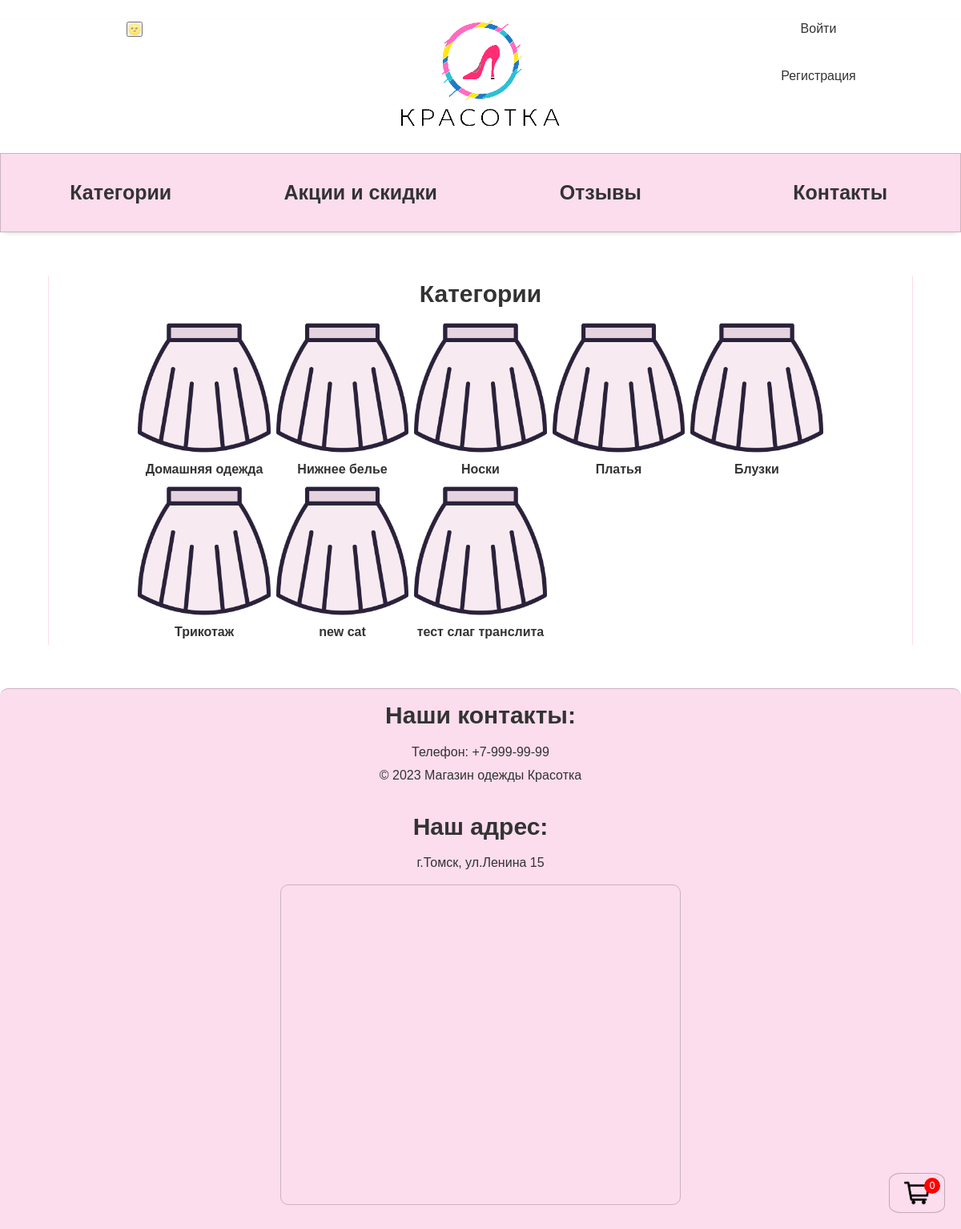
The app's page /category/, older data.
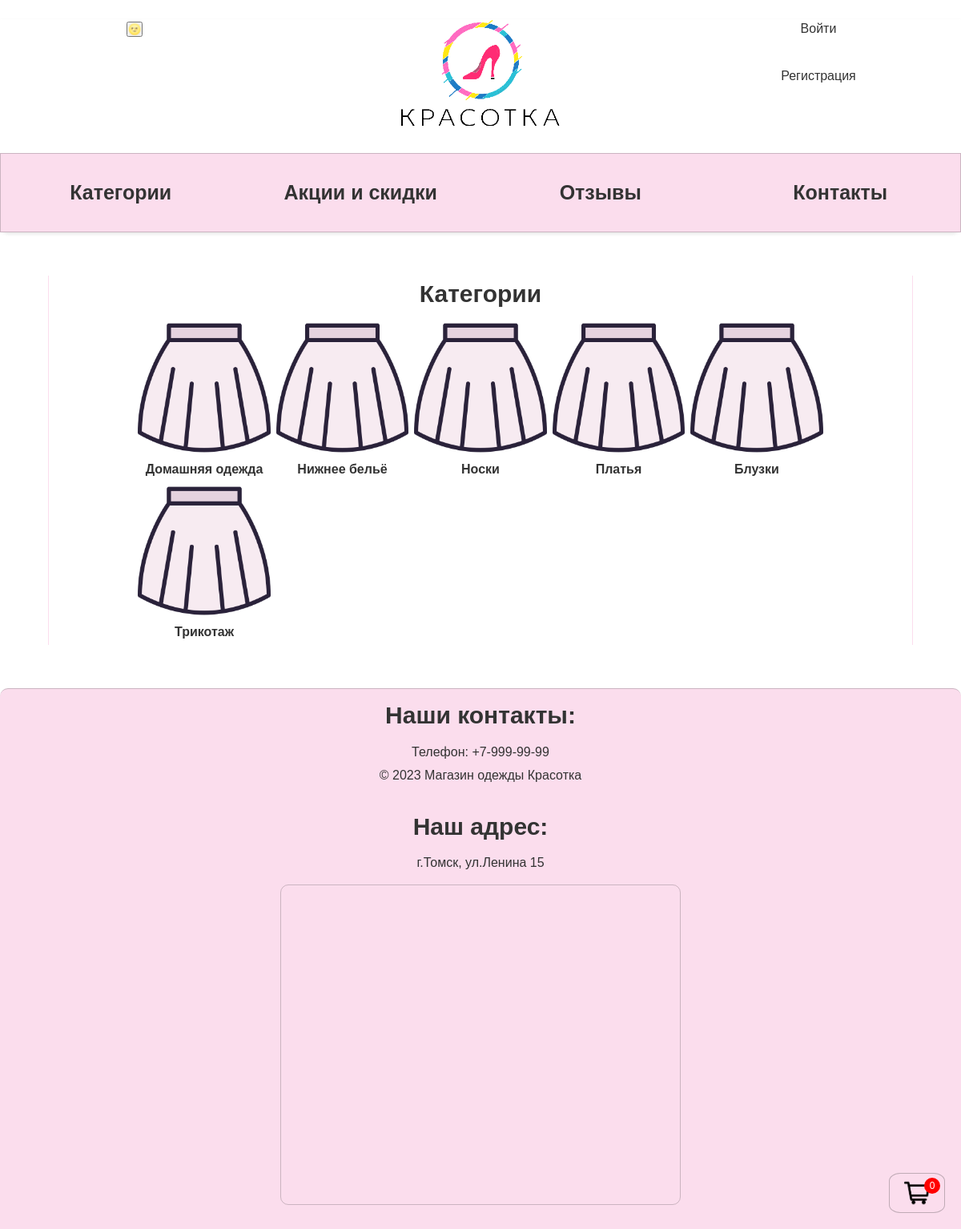
The same page, newer data.
### mainApp/models.py (models this page shows, shortened)
class Category(models.Model):
    name = models.CharField(max_length=100, verbose_name='Название категории')
    slug_name = models.SlugField(max_length=100, unique=True, verbose_name='Слаг', blank=True)
    class Meta:
        verbose_name = 'Категории'
        verbose_name_plural = 'Категории'

### mainApp/views.py (the view)
# urls.py: path('category/', Categorys.as_view(), name='category'),
class Categorys(ListView):
    def get(self, request, *args, **kwargs):
        categories = Category.objects.all()
        carts = get_cart_user(request)
        data = {
            'categories': categories,
            'carts': carts
        }
        return render(request, 'category.html', data)

### cart/models.py (called while the page is built)
    def total_quantity(self):
        if self:
            return sum(cart.quantity for cart in self)
        return 0

### cart/utils.py (called while the page is built)
def get_cart_user(request):
    if request.user.is_authenticated:
        return Cart.objects.filter(user=request.user)
    if not request.session.session_key:
        request.session.create()
    return Cart.objects.filter(session_key=request.session.session_key)

### mainApp/templates/category.html
{% extends "base.html" %}
{% load static %}
{% block content %}
		<section class="item-section">
			<h2 style="text-align:center; color: #333;">Категории</h2>
			<ul class="item_list">
				{% for cat in categories %}
					<li class="item_list_item"><a href="http://127.0.0.1:8000/category/{{cat.slug_name}}/"><img src="{% static 'mainApp/img/юбка.png' %}" alt><br></a><h4>{{cat.name}}</h4></li>
				{% endfor %}
			</ul>
		</section>
{% endblock %}

Row changes from the older to the newer data that the page shows:
removed Category: name "new cat"
removed Category: name "тест слаг транслита"
changed Category: name "Нижнее белье" → "Нижнее бельё"
